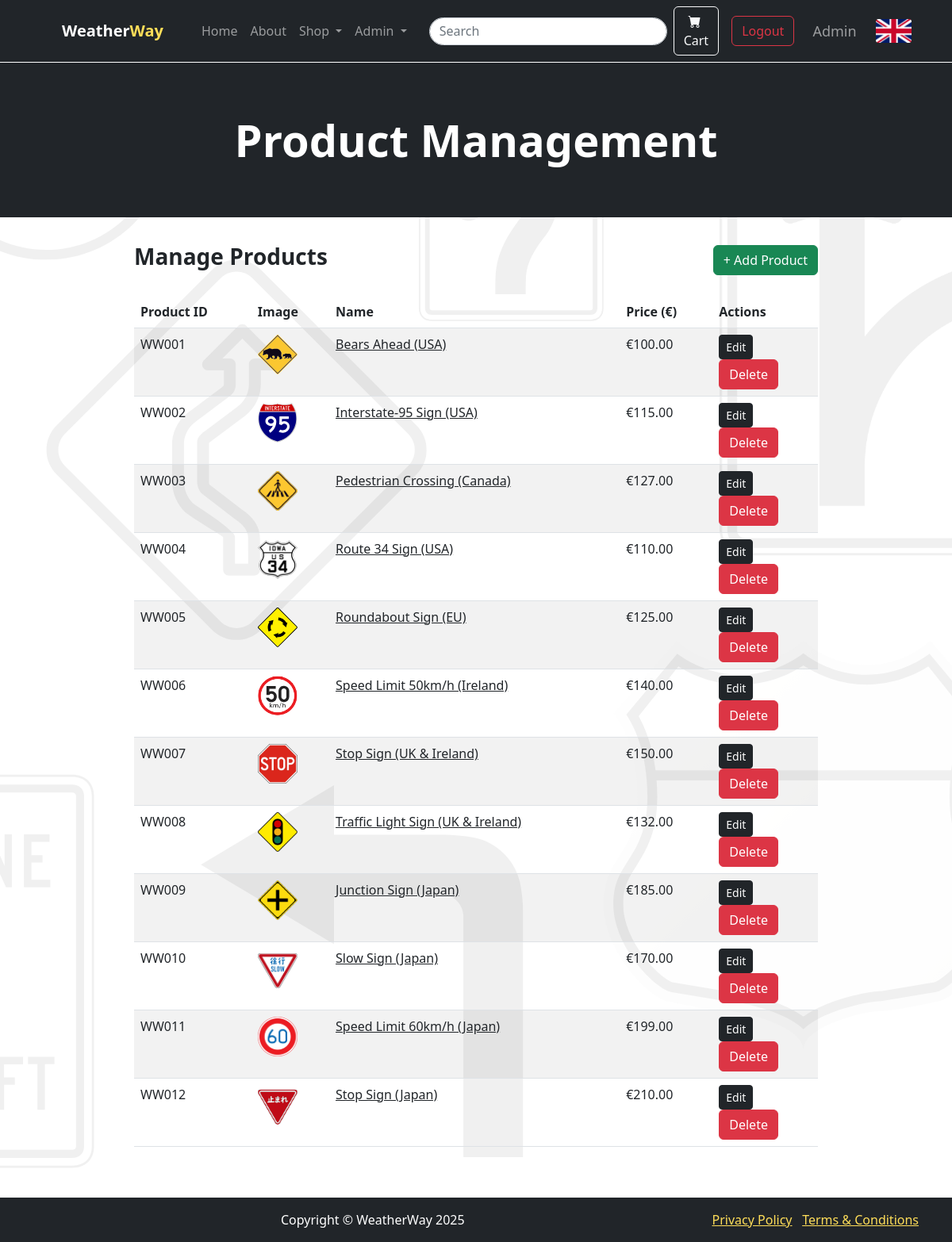
The app's page /admin/products (signed in) with its own data.
### model/models.py (models this page shows, shortened)
class User(db.Model, UserMixin):
    id: int = db.Column(db.Integer, primary_key=True)
    username: str = db.Column(db.String(50), unique=True, nullable=False)
    first_name: str = db.Column(db.String(100), unique=False, nullable=False)
    last_name: str = db.Column(db.String(100), unique=False, nullable=False)
    email: str = db.Column(db.String(100), unique=True, nullable=False)
    password_hash: str = db.Column(db.String(200), nullable=False)
    role: str = db.Column(db.String(20), default="customer", nullable=False)
    created_at: datetime = db.Column(db.DateTime, default=db.func.current_timestamp())

class Product(db.Model):
    id = db.Column(db.String(10), primary_key=True)
    name = db.Column(db.String(100), nullable=False)
    brand = db.Column(db.String(50), nullable=False)
    price = db.Column(db.Float(10000), nullable=False)
    coating = db.Column(db.String(50))
    materials = db.Column(db.String(100))
    embossing = db.Column(db.String(50))
    image_url = db.Column(db.String(200))
    description = db.Column(db.Text)
    country = db.Column(db.String(50), nullable=False)

### app.py (the view)
@app.route('/admin/products')
@login_required
@admin_required
def admin_products():
    products = Product.query.order_by(Product.id).all()
    return render_template('admin/products.html', products=products)

### app.py (called while the page is built)
@app.context_processor
def inject_translations():
    language = session.get("language", "en")  # Default to English
    return {"t": translations.get(language, translations["en"])}  # Provide translation dictionary

@login_manager.user_loader
def load_user(user_id):
    return User.query.get(int(user_id))

@app.before_request
def ensure_basket_exists():
    if 'basket' not in session or not isinstance(session['basket'], dict):
        session['basket'] = {}  # Ensure it's always a dictionary
    session.modified = True  # Ensure session updates

def admin_required(f):
    @wraps(f)
    def decorated_function(*args, **kwargs):
        if 'user_id' not in session or session.get('role') != 'admin':
            flash("Unauthorized access. Admins only.", "danger")
            return redirect(url_for('customer_home'))
        return f(*args, **kwargs)
    return decorated_function

### templates/admin/products.html (shortened to what this page needs)
{% extends "base.html" %}
{% block content %}
    <header class="bg-dark py-3">
        <div class="container px-4 px-lg-5 my-5">
            <div class="text-center">
                <h1 class="display-4 fw-bolder text-white">Product Management</h1>
            </div>
        </div>
    </header>
    <section class="py-0 pb-5">
        <div class="container px-4 px-lg-5">
            <div class="row gx-4 gx-lg-5 justify-content-center">
                <div class="col-lg-10">
                    <div class="d-flex justify-content-between align-items-center mb-4">
                        <h3 class="fw-bolder">Manage Products</h3>
                        <a href="{{ url_for('admin_add_product') }}" class="btn btn-success">+ Add Product</a>
                    </div>
                    <table class="table table-striped">
                        <thead>
                            <tr>
                                <th>Product ID</th>
                                <th>Image</th>
                                <th>Name</th>
                                <th>Price (€)</th>
                                <th>Actions</th>
                            </tr>
                        </thead>
                        <tbody>
                            {% for product in products %}
                            <tr>
                                <td>{{ product.id }}</td>
                                <td>
                                    <img src="{{ url_for('static', filename=product.image_url) }}" alt="{{ product.name }}" width="50" height="50">
                                </td>
                                <td>
                                    <a href="{{ url_for('product_details', product_id=product.id) }}" class="text-dark">
                                        {{ product.name }}
                                    </a>
                                </td>
                                <td>€{{ "%.2f"|format(product.price) }}</td>
                                <td style="align-items: center">
                                    <a href="{{ url_for('admin_edit_product', product_id=product.id) }}" class="btn btn-dark btn-sm">Edit</a>
                                    <form action="{{ url_for('admin_delete_product', product_id=product.id) }}" method="POST" onsubmit="return confirm('Are you sure you want to delete this product?');">
                                        <button type="submit" class="btn btn-danger">Delete</button>
                                    </form>
                                </td>
                            </tr>
                            {% endfor %}
                        </tbody>
                    </table>
                </div>
            </div>
        </div>
    </section>
{% endblock %}

### templates/base.html (shortened to what this page needs)
<!DOCTYPE html>
<html lang="en">
    <head>
        <link href="{{ url_for('static', filename='styles.css') }}" rel="stylesheet" />
        <link href="https://cdn.jsdelivr.net/npm/bootstrap-icons@1.10.2/font/bootstrap-icons.css" rel="stylesheet">
    </head>
    <body class="customer-bg">
        <nav class="navbar navbar-expand-lg navbar-dark bg-dark navbar-divider">
            <div class="container px-4 px-lg-5">
                <a class="navbar-brand" href="/">
                    <strong style="color: #ffffff;">Weather</strong><strong style="color: #ffde59;">Way</strong>
                </a>
                <div class="collapse navbar-collapse" id="navbarSupportedContent">
                    <ul class="navbar-nav me-auto mb-2 mb-lg-0 ms-lg-4">
                        <li class="nav-item">
                            <a class="nav-link {% if request.path == '/' %}active{% endif %}" href="{{ url_for('customer_home') }}">{{ t["home"] }}</a>
                        </li>
                        <li class="nav-item">
                            <a class="nav-link {% if request.path == '/about' %}active{% endif %}" href="{{ url_for('about') }}">{{ t["about"] }}</a>
                        </li>
                        <li class="nav-item dropdown">
                            <a class="nav-link dropdown-toggle {% if request.path.startswith('/all-products') or request.path.startswith('/featured-products') %}active{% endif %}"
                            id="navbarDropdown" href="#" role="button" data-bs-toggle="dropdown" aria-expanded="false">
                             {{ t["shop"] }}
                            </a>
                        </li>
                        {% if session.get('role') == 'admin' %}
                        <li class="nav-item dropdown">
                            <a class="nav-link dropdown-toggle" href="#"
                               id="adminDropdown" role="button" data-bs-toggle="dropdown"aria-expanded="false">
                                Admin
                            </a>
                        </li>
                        {% endif %}
                        <form class="d-flex position-relative" autocomplete="off" style="padding-left: 20px; align-items: center">
                            <input class="form-control me-2" type="text" id="search-input" placeholder="Search" style="background-color: white; color: #212529; width: 300px; height: 35px; border-radius: 30px">
                        </form>
                    </ul>
                    <ul class="navbar-nav ms-auto" style="align-items: center">
                        <li class="nav-item">
                            <a class="btn btn-outline-light me-3 position-relative" href="{{ url_for('shopping_cart') }}">
                                <i class="bi-cart-fill me-1"></i> {{ t["cart"] }}
                            </a>
                        </li>
                        {% if current_user.is_authenticated %}
                            <li class="nav-item">
                                <a class="btn btn-outline-danger" href="{{ url_for('logout') }}">{{ t["sign_out"] }}</a>
                            </li>
                            <li class="nav-item" style="padding-left: 15px; padding-right: 8px; font-size: large">
                                <a class="nav-link ">{{ current_user.first_name }}</a>
                            </li>
                        {% else %}
                            <li class="nav-item">
                                <a class="btn btn-outline-success" href="{{ url_for('login') }}">{{ t["sign_in"] }}</a>
                            </li>
                        {% endif %}
                            <li class="nav-item">
                                <a href="#" id="toggle-language" class="nav-link">
                                    <img id="lang-icon" src="{{ url_for('static', filename='images/' + ('union-jack.png' if session.get('language', 'en') == 'en' else 'france-flag.png')) }}" alt="{{ t['language'] }}" style="max-height: 30px; max-width: 45px">
                                </a>
                            </li>
                    </ul>
                </div>
            </div>
        </nav>
        <main>
            {% block content %}
            {% endblock %}
        </main>
        <footer class="py-3 bg-dark">
            <div class="container d-flex justify-content-between align-items-center">
                <p class="m-0 text-center text-white flex-grow-1 text-md-center">Copyright &copy; WeatherWay 2025</p>
                <div class="text-end">
                    <a href="{{ url_for('privacy_policy') }}" style="color: #FFDE59FF">Privacy Policy</a>
                    &middot;
                    <a href="{{ url_for('terms_conditions') }}" style="color: #FFDE59FF">Terms &amp; Conditions</a>
                </div>
            </div>
        </footer>
    </body>
</html>

### records on screen
User: first_name "Admin"
Product: id "WW001", image_url (picture), name "Bears Ahead (USA)", price "100.00"
Product: id "WW002", image_url (picture), name "Interstate-95 Sign (USA)", price "115.00"
Product: id "WW003", image_url (picture), name "Pedestrian Crossing (Canada)", price "127.00"
Product: id "WW004", image_url (picture), name "Route 34 Sign (USA)", price "110.00"
Product: id "WW005", image_url (picture), name "Roundabout Sign (EU)", price "125.00"
Product: id "WW006", image_url (picture), name "Speed Limit 50km/h (Ireland)", price "140.00"
Product: id "WW007", image_url (picture), name "Stop Sign (UK & Ireland)", price "150.00"
Product: id "WW008", image_url (picture), name "Traffic Light Sign (UK & Ireland)", price "132.00"
Product: id "WW009", image_url (picture), name "Junction Sign (Japan)", price "185.00"
Product: id "WW010", image_url (picture), name "Slow Sign (Japan)", price "170.00"
Product: id "WW011", image_url (picture), name "Speed Limit 60km/h (Japan)", price "199.00"
Product: id "WW012", image_url (picture), name "Stop Sign (Japan)", price "210.00"

### other values on screen
{{ t["home"] }} "Home"
{{ t["about"] }} "About"
{{ t["shop"] }} "Shop"
{{ t["cart"] }} "Cart"
{{ t["sign_out"] }} "Logout"
